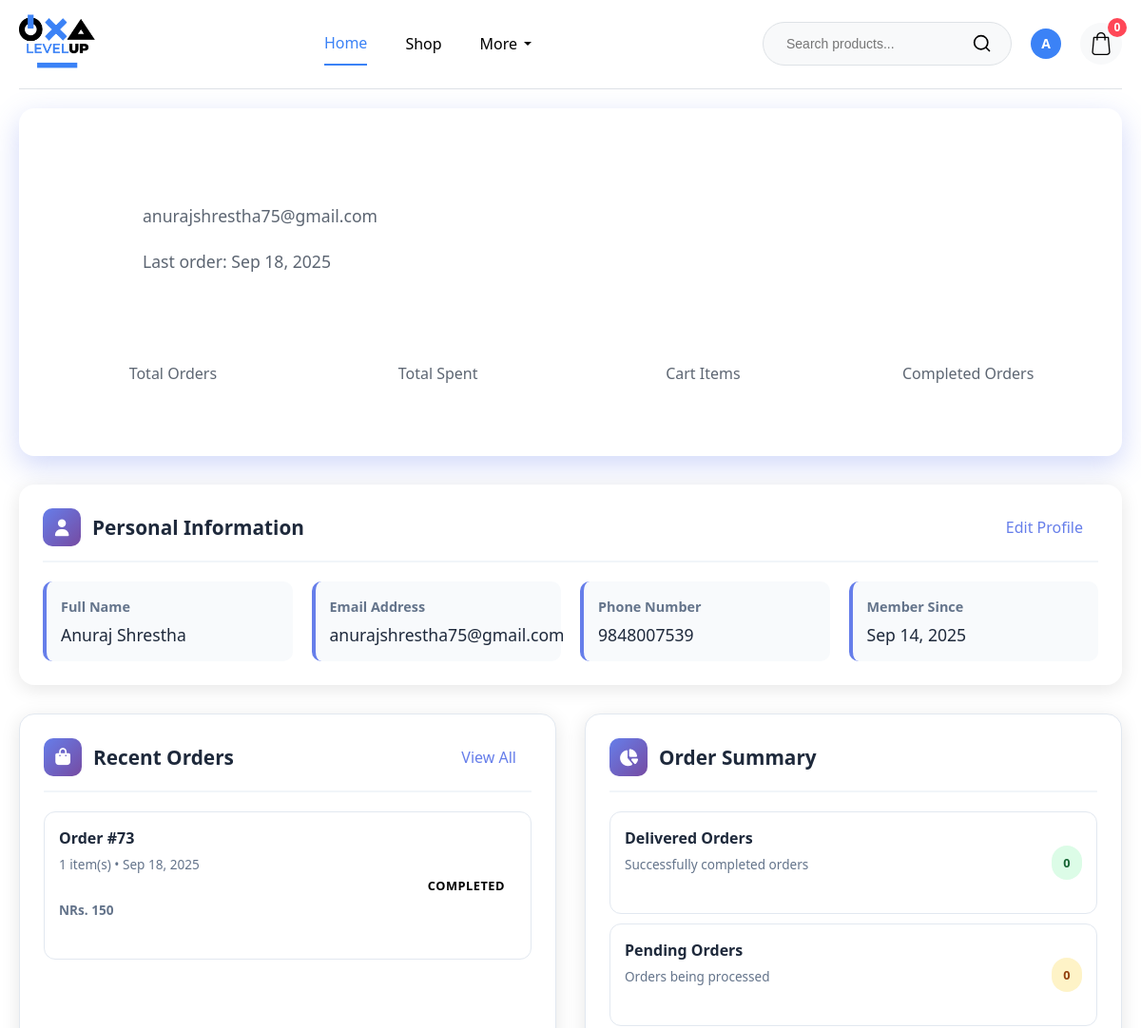
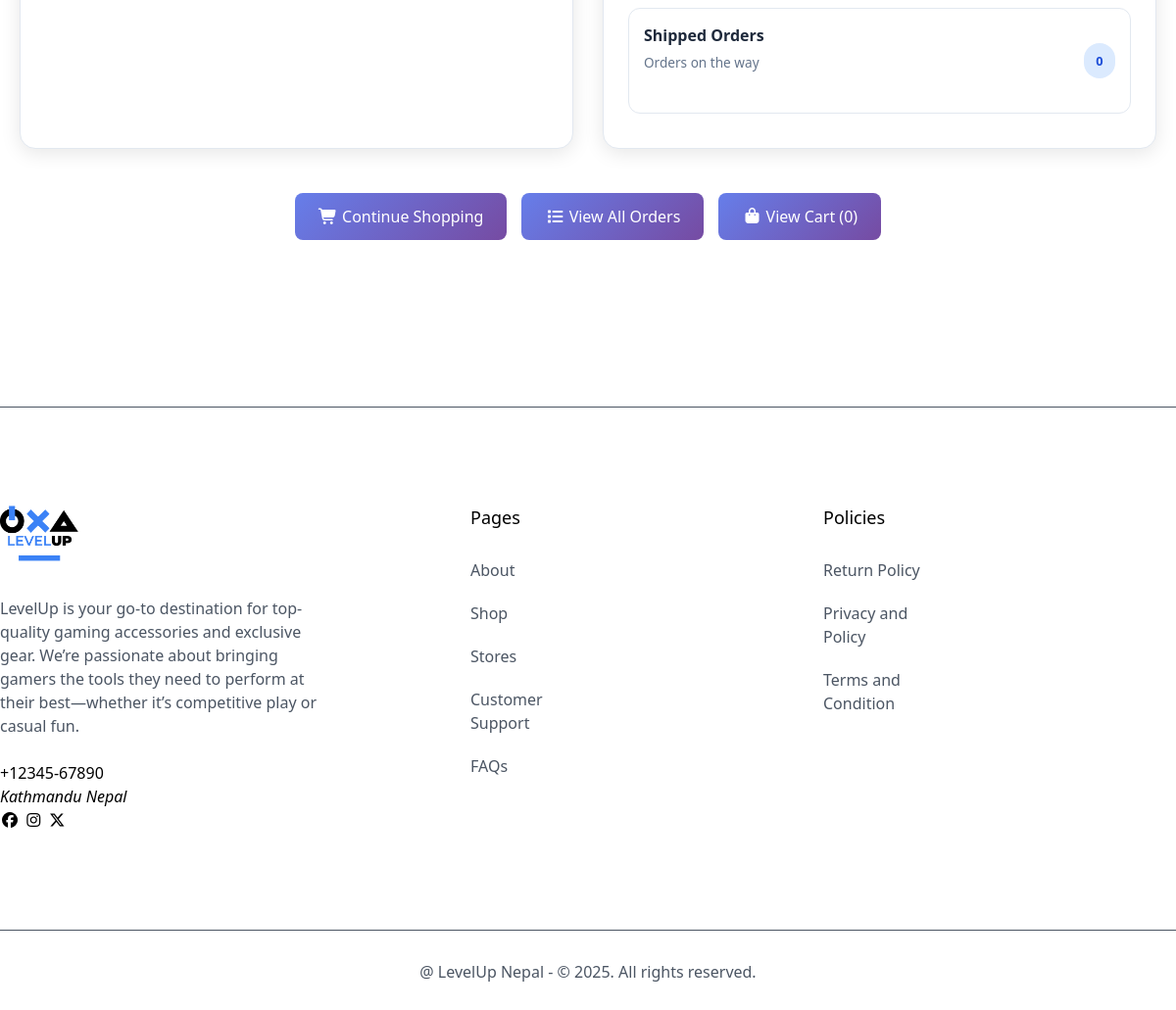
Screenshot of /customer-dashboard.php (signed in) with the database file from the repository (2 pictures, top to bottom).
### tables this page shows
CREATE TABLE `customers` (
  `id` int(11) NOT NULL,
  `fullname` varchar(50) NOT NULL,
  `phone` varchar(20) DEFAULT NULL,
  `email` varchar(100) NOT NULL,
  `password` varchar(250) NOT NULL,
  `address` varchar(250) DEFAULT NULL,
  `status` tinyint(1) NOT NULL DEFAULT 0,
  `created_at` timestamp NOT NULL DEFAULT current_timestamp(),
  `updated_at` timestamp NULL DEFAULT NULL,
  `updated_by` int(11) DEFAULT NULL
);

CREATE TABLE `orders` (
  `id` int(11) NOT NULL,
  `customer_id` int(11) NOT NULL,
  `order_date` timestamp NOT NULL DEFAULT current_timestamp(),
  `total_amount` decimal(10,2) NOT NULL,
  `status` varchar(20) NOT NULL DEFAULT 'pending',
  `created_at` timestamp NOT NULL DEFAULT current_timestamp(),
  `updated_at` timestamp NULL DEFAULT NULL,
  `updated_by` int(11) DEFAULT NULL
);

### customer-dashboard.php (the view, shortened to what this page needs)
<?php
include "./config/connection.php";
$user_id = $_SESSION['user_id'] ?? 0;
$statsSql = "SELECT
    COUNT(*) as total_orders,
    SUM(CASE WHEN status = 'delivered' THEN 1 ELSE 0 END) as delivered_orders,
    SUM(CASE WHEN status = 'pending' THEN 1 ELSE 0 END) as pending_orders,
    SUM(CASE WHEN status = 'shipped' THEN 1 ELSE 0 END) as shipped_orders,
    SUM(CASE WHEN status = 'cancelled' THEN 1 ELSE 0 END) as cancelled_orders,
    COALESCE(SUM(total_amount), 0) as total_spent,
    MAX(order_date) as last_order_date
    FROM orders
    WHERE customer_id = $user_id";
$statsResult = mysqli_query($conn, $statsSql);
$stats = mysqli_fetch_assoc($statsResult);
$recentOrdersSql = "SELECT
    o.id AS order_id,
    o.order_date,
    o.total_amount,
    o.status,
    COUNT(od.id) as item_count
    FROM orders o
    LEFT JOIN order_details od ON o.id = od.order_id
    WHERE o.customer_id = $user_id
    GROUP BY o.id
    ORDER BY o.order_date DESC
    LIMIT 5";
$recentOrdersResult = mysqli_query($conn, $recentOrdersSql);
include "./header.php";
?>
<div class="dashboard-container">
    <div class="dashboard-header">
        <div class="user-welcome">
            <div class="user-avatar-large">
            </div>
            <div class="user-info">
                <h1>Welcome back, <?php echo htmlspecialchars($user['fullname'] ?? $user['username'] ?? 'User'); ?>!</h1>
                <p><?php echo htmlspecialchars($user['email'] ?? 'No email provided'); ?></p>
                <?php if ($stats['last_order_date']): ?>
                    <p>Last order: <?php echo date('M d, Y', strtotime($stats['last_order_date'])); ?></p>
                <?php endif; ?>
            </div>
        </div>
        <div class="quick-stats">
            <div class="stat-card">
                <h3><?php echo $stats['total_orders']; ?></h3>
                <p>Total Orders</p>
            </div>
            <div class="stat-card">
                <h3>NRs. <?php echo number_format($stats['total_spent']); ?></h3>
                <p>Total Spent</p>
            </div>
            <div class="stat-card">
                <h3><?php echo $cartCount; ?></h3>
                <p>Cart Items</p>
            </div>
            <div class="stat-card">
                <h3><?php echo $stats['delivered_orders']; ?></h3>
                <p>Completed Orders</p>
            </div>
        </div>
    </div>
    <div class="profile-section">
        <div class="card-header">
            <div class="card-title">
                <div class="card-icon">
                    <i class="fas fa-user"></i>
                </div>
                Personal Information
            </div>
            <a href="./profile.php" class="view-all-btn">Edit Profile</a>
        </div>
        <div class="profile-info">
            <div class="info-item">
                <label>Full Name</label>
                <span><?php echo htmlspecialchars($user['fullname'] ?? 'Not provided'); ?></span>
            </div>
            <div class="info-item">
                <label>Email Address</label>
                <span><?php echo htmlspecialchars($user['email'] ?? 'Not provided'); ?></span>
            </div>
            <div class="info-item">
                <label>Phone Number</label>
                <span><?php echo htmlspecialchars($user['phone'] ?? 'Not provided'); ?></span>
            </div>
            <div class="info-item">
                <label>Member Since</label>
                <span><?php echo date('M d, Y', strtotime($user['created_at'] ?? 'now')); ?></span>
            </div>
        </div>
    </div>
    <div class="dashboard-grid">
        <div class="dashboard-card">
            <div class="card-header">
                <div class="card-title">
                    <div class="card-icon">
                        <i class="fas fa-shopping-bag"></i>
                    </div>
                    Recent Orders
                </div>
                <a href="./myorders.php" class="view-all-btn">View All</a>
            </div>
            <?php if (mysqli_num_rows($recentOrdersResult) > 0): ?>
                <?php while ($order = mysqli_fetch_assoc($recentOrdersResult)): ?>
                    <div class="order-item">
                        <div class="order-details">
                            <h4>Order #<?php echo $order['order_id']; ?></h4>
                            <p><?php echo $order['item_count']; ?> item(s) • <?php echo date('M d, Y', strtotime($order['order_date'])); ?></p>
                            <p><strong>NRs. <?php echo number_format($order['total_amount']); ?></strong></p>
                        </div>
                        <span class="order-status status-<?php echo strtolower($order['status']); ?>">
                            <?php echo ucfirst($order['status']); ?>
                        </span>
                    </div>
                <?php endwhile; ?>
            <?php endif; ?>
        </div>
        <div class="dashboard-card">
            <div class="card-header">
                <div class="card-title">
                    <div class="card-icon">
                        <i class="fas fa-chart-pie"></i>
                    </div>
                    Order Summary
                </div>
            </div>
            <div class="order-item">
                <div class="order-details">
                    <h4>Delivered Orders</h4>
                    <p>Successfully completed orders</p>
                </div>
                <span class="order-status status-delivered">
                    <?php echo $stats['delivered_orders']; ?>
                </span>
            </div>
            <div class="order-item">
                <div class="order-details">
                    <h4>Pending Orders</h4>
                    <p>Orders being processed</p>
                </div>
                <span class="order-status status-pending">
                    <?php echo $stats['pending_orders']; ?>
                </span>
            </div>
            <div class="order-item">
                <div class="order-details">
                    <h4>Shipped Orders</h4>
                    <p>Orders on the way</p>
                </div>
                <span class="order-status status-shipped">
                    <?php echo $stats['shipped_orders']; ?>
                </span>
            </div>
        </div>
    </div>
    <div class="action-buttons">
        <a href="./shop.php" class="btn btn-primary">
            <i class="fas fa-shopping-cart"></i> Continue Shopping
        </a>
        <a href="./myorders.php" class="btn btn-primary">
            <i class="fas fa-list"></i> View All Orders
        </a>
        <a href="./cart.php" class="btn btn-primary">
            <i class="fas fa-shopping-bag"></i> View Cart (<?php echo $cartCount; ?>)
        </a>
    </div>
</div>
<?php include "./footer.php"; ?>

### public/css/style.css (style rules this page uses)
:root { --white: #fff; --black: #000; --primary-color: #3b82f6; --secondary-color: #f2f2f2; --light-blue: #0056b3; --text-color: #4b5563; --light-gray: #f8f9fa; --border-color: #dee2e6; --red: #ff4757; --orange: #f88751; --overlay-backgroun-color: rgba(0, 0, 0, 0.5); --shadow: 0 4px 20px rgba(0, 0, 0, 0.15); --m-width: 1360px; --font-family: system-ui, -apple-system, BlinkMacSystemFont, "Segoe UI", Roboto, Oxygen, Ubuntu, Cantarell, "Open Sans", "Helvetica", sans-serif; }
* { margin: 0; padding: 0; box-sizing: border-box; }
body { font-size: 16px; font-family: var(--font-family); font-weight: 400; line-height: 24px; width: 100%; scroll-behavior: smooth; }
a { text-decoration: none; color: var(--black); }
p { color: var(--text-color); }
h1, h2, h3, h4, h5, h6, p { line-height: 24px; margin-bottom: 24px; }
h1 { color: var(--white); font-size: 60px; line-height: 66.8px; font-weight: 500; }
.btn { color: var(--white); padding: 12px 30px; border-radius: 5px; border: none; cursor: pointer; }
.btn-primary { background-color: var(--primary-color); }
.profile-info { display: flex; flex-direction: column; gap: 2px; }
.action-buttons { display: flex; gap: 16px; justify-content: center; flex-wrap: wrap; }
.btn { display: inline-block; padding: 14px 28px; border-radius: 8px; text-decoration: none; font-weight: 500; font-size: 16px; transition: all 0.3s ease; min-width: 140px; }
.btn-primary { background: #007bff; color: white; border: 2px solid #007bff; }

### rows the page displays
customers: email "anurajshrestha75@gmail.com", fullname "Anuraj Shrestha", phone "9848007539", created_at "Sep 14, 2025"
orders: id "73", item_count "1", order_date "Sep 18, 2025", total_amount "150", status "COMPLETED"

### other values shown
$userData['avatar'] "A"
$cartCount "0"
date('M d, Y', strtotime($stats['last_order_date'])) "Sep 18, 2025"
$stats['delivered_orders'] "0"
$stats['pending_orders'] "0"
$stats['shipped_orders'] "0"
